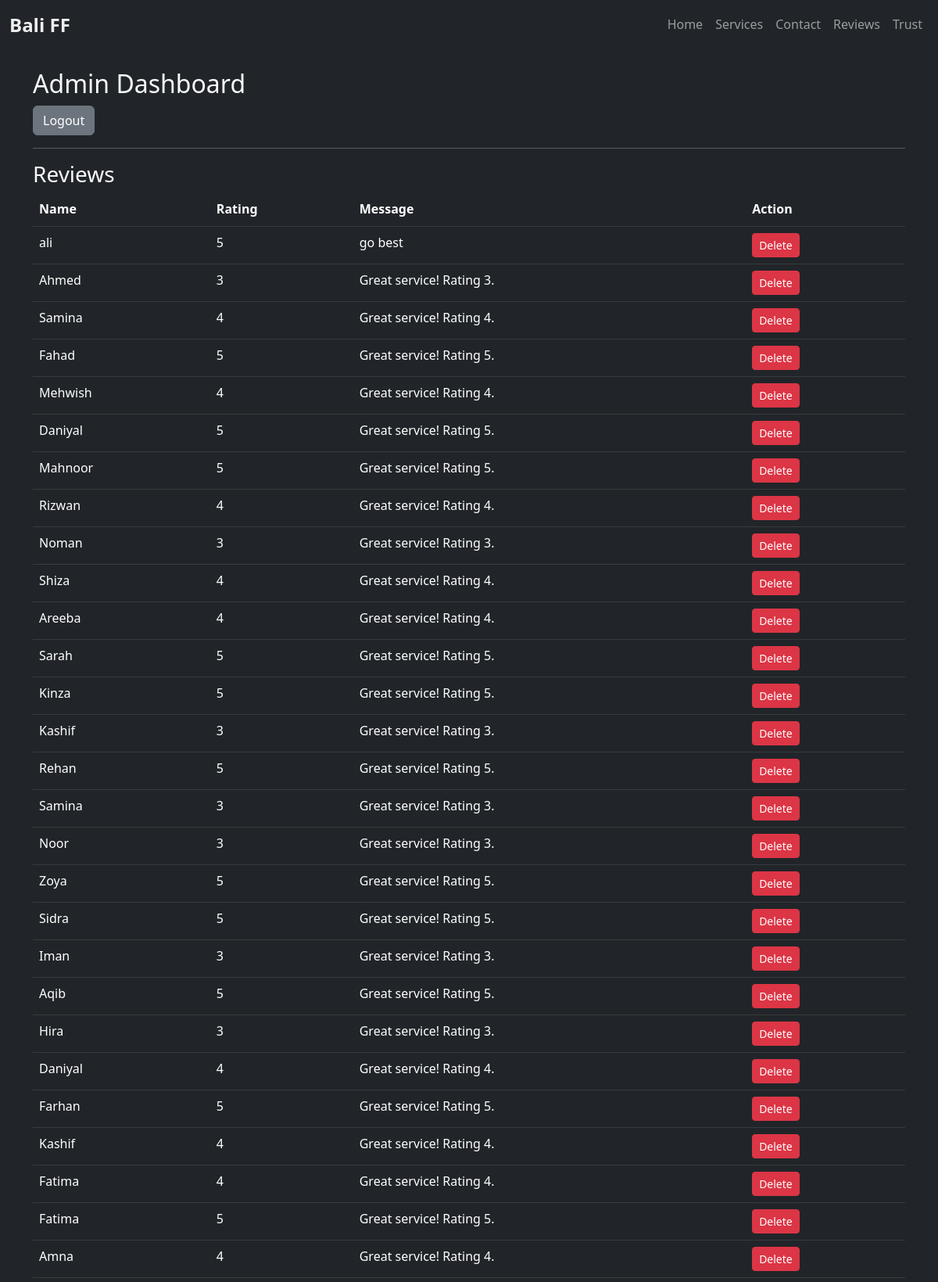
The page /admin/dashboard (signed in, upper part) on the database its author committed.
### tables this page shows
CREATE TABLE reviews (
            id INTEGER PRIMARY KEY AUTOINCREMENT,
            name TEXT NOT NULL,
            rating INTEGER NOT NULL,
            message TEXT NOT NULL,
            created_at TEXT NOT NULL
        );

### app.py (the view)
@app.route('/admin/dashboard')
def admin_dashboard():
    if 'admin' not in session:
        return redirect(url_for('admin_login'))
    conn = get_db_connection()
    cur = conn.cursor()
    cur.execute('SELECT * FROM reviews ORDER BY created_at DESC')
    reviews_list = cur.fetchall()
    cur.execute('SELECT * FROM contacts ORDER BY created_at DESC')
    contacts_list = cur.fetchall()
    conn.close()
    return render_template('admin_dashboard.html', reviews=reviews_list, contacts=contacts_list)

### app.py (called while the page is built)
def get_db_connection():
    conn = sqlite3.connect(DATABASE)
    conn.row_factory = sqlite3.Row
    return conn

### templates/admin_dashboard.html (shortened to what this page needs)
{% extends 'base.html' %}
{% block content %}
<h2>Admin Dashboard</h2>
<p><a href="{{ url_for('admin_logout') }}" class="btn btn-secondary">Logout</a></p>
<hr>
<h3>Reviews</h3>
<table class="table table-dark">
  <thead><tr><th>Name</th><th>Rating</th><th>Message</th><th>Action</th></tr></thead>
  <tbody>
    {% for r in reviews %}
    <tr>
      <td>{{ r.name }}</td>
      <td>{{ r.rating }}</td>
      <td>{{ r.message }}</td>
      <td><a href="{{ url_for('admin_delete_review', rid=r.id) }}" class="btn btn-sm btn-danger">Delete</a></td>
    </tr>
    {% endfor %}
  </tbody>
</table>
{% endblock %}

### static/css/style.css (style rules this page uses)
body { background-color: #121212; color: #e0e0e0; font-family: 'Segoe UI', Tahoma, Geneva, Verdana, sans-serif; font-size: 1rem; line-height: 1.6; margin: 0; padding: 0; }

### rows shown on the page
reviews: name "ali", rating "5", message "go best"
reviews: name "Ahmed", rating "3", message "Great service! Rating 3."
reviews: name "Samina", rating "4", message "Great service! Rating 4."
reviews: name "Fahad", rating "5", message "Great service! Rating 5."
reviews: name "Mehwish", rating "4", message "Great service! Rating 4."
reviews: name "Daniyal", rating "5", message "Great service! Rating 5."
reviews: name "Mahnoor", rating "5", message "Great service! Rating 5."
reviews: name "Rizwan", rating "4", message "Great service! Rating 4."
reviews: name "Noman", rating "3", message "Great service! Rating 3."
reviews: name "Shiza", rating "4", message "Great service! Rating 4."
reviews: name "Areeba", rating "4", message "Great service! Rating 4."
reviews: name "Sarah", rating "5", message "Great service! Rating 5."
reviews: name "Kinza", rating "5", message "Great service! Rating 5."
reviews: name "Kashif", rating "3", message "Great service! Rating 3."
reviews: name "Rehan", rating "5", message "Great service! Rating 5."
reviews: name "Samina", rating "3", message "Great service! Rating 3."
reviews: name "Noor", rating "3", message "Great service! Rating 3."
reviews: name "Zoya", rating "5", message "Great service! Rating 5."
reviews: name "Sidra", rating "5", message "Great service! Rating 5."
reviews: name "Iman", rating "3", message "Great service! Rating 3."
reviews: name "Aqib", rating "5", message "Great service! Rating 5."
reviews: name "Hira", rating "3", message "Great service! Rating 3."
reviews: name "Daniyal", rating "4", message "Great service! Rating 4."
reviews: name "Farhan", rating "5", message "Great service! Rating 5."
reviews: name "Kashif", rating "4", message "Great service! Rating 4."
reviews: name "Fatima", rating "4", message "Great service! Rating 4."
reviews: name "Fatima", rating "5", message "Great service! Rating 5."
reviews: name "Amna", rating "4", message "Great service! Rating 4."
